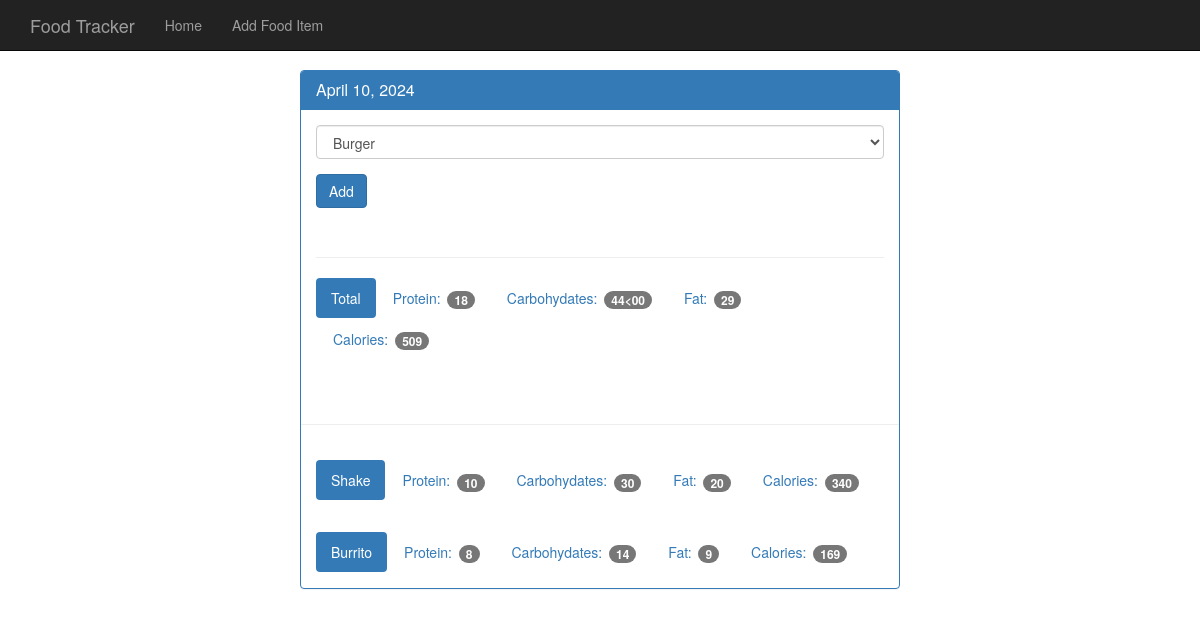
The page /view/20240410 on the database its author committed.
### tables this page shows
CREATE TABLE food (
    id integer primary key autoincrement,
    name text not null,
    protein integer not null,
    carbohydrates integer not null,
    fat integer not null,
    calories integer not null
);

### app.py (the view, shortened to what this page needs)
@app.route("/view/<date>", methods=["POST", "GET"])  # date is going to be 20180520
def view(date):
    db = get_db()
    cur = db.execute("select id, entry_date from log_date where entry_date = ?", [date])
    date_result = cur.fetchone()
    d = datetime.strptime(str(date_result["entry_date"]), "%Y%m%d")
    pretty_date = datetime.strftime(d, "%B %d, %Y")
    food_cur = db.execute("select id, name from food")
    food_results = food_cur.fetchall()
    log_cur = db.execute(
        """select food.name, food.protein, food.carbohydrates, food.fat, food.calories
                         from log_date join food_date on food_date.log_date_id=log_date.id join food on
                         food.id=food_date.food_id where entry_date = ?""",
        [date],
    )
    log_results = log_cur.fetchall()
    totals = {}
    totals["protein"] = 0
    totals["carbohydrates"] = 0
    totals["fat"] = 0
    totals["calories"] = 0
    for food in log_results:
        totals["protein"] += food["protein"]
        totals["carbohydrates"] += food["carbohydrates"]
        totals["fat"] += food["fat"]
        totals["calories"] += food["calories"]
    return render_template(
        "day.html",
        entry_date=date_result["entry_date"],
        pretty_date=pretty_date,
        food_results=food_results,
        log_results=log_results,
        totals=totals,
    )

### database.py (called while the page is built)
def connect_db():
    sql = sqlite3.connect("food_log.db")
    sql.row_factory = sqlite3.Row
    return sql

def get_db():
    if not hasattr(g, "sqlite3_db"):
        g.sqlite_db = connect_db()
    return g.sqlite_db

### templates/day.html
{% extends "base.html" %}
{% block body %}
    <nav class="navbar navbar-inverse navbar-fixed-top">
      <div class="container">
        <div class="navbar-header">
          <a class="navbar-brand" href="#">Food Tracker</a>
        </div>
        <div id="navbar" class="navbar-collapse collapse">
          <ul class="nav navbar-nav">
            <li><a href={{ url_for('index') }}>Home</a></li>
            <li><a href={{ url_for('food') }}>Add Food Item</a></li>
          </ul>
        </div>
      </div>
    </nav>
    <div class="container theme-showcase col-sm-6 col-sm-offset-3" role="main">
      <div class="row">
        <div>
          <div class="panel panel-primary">
            <div class="panel-heading">
              <h3 class="panel-title">{{ pretty_date }}</h3>
            </div>
            <div class="panel-body">
              <form method="POST" action="{{ url_for('view', date=entry_date) }}">
                <div class="form-group">
                  <select class="form-control" name="food-select">
                    {% for food in food_results %}
                    <option value={{ food.id }}>{{ food.name }}</option>
                    {% endfor %}
                  </select>
                </div>
                <button type="submit" class="btn btn-primary">Add</button>
              </form>
              <div class="page-header"></div>
              <ul class="nav nav-pills" role="tablist">
                <li class="active"><a>Total</a></li>
                <li><a>Protein: <span class="badge">{{ totals.protein }}</span></a></li>
                <li><a>Carbohydates: <span class="badge">{{ totals.carbohydrates }}<00</span></a></li>
                <li><a>Fat: <span class="badge">{{ totals.fat }}</span></a></li>
                <li><a>Calories: <span class="badge">{{ totals.calories }}</span></a></li>
              </ul>
            </div>
            <div class="page-header"></div>
            {% for food in log_results %}
            <div class="panel-body">
              <ul class="nav nav-pills" role="tablist">
                <li class="active"><a>{{ food.name }}</a></li>
                <li><a>Protein: <span class="badge">{{ food.protein }}</span></a></li>
                <li><a>Carbohydates: <span class="badge">{{ food.carbohydrates }}</span></a></li>
                <li><a>Fat: <span class="badge">{{ food.fat }}</span></a></li>
                <li><a>Calories: <span class="badge">{{ food.calories }}</span></a></li>
              </ul>
            </div>
            {% endfor %}
          </div>
        </div>
      </div>
    </div>
  {% endblock %}

### static/theme.css (style rules this page uses)
body { padding-top: 70px; padding-bottom: 30px; }

### rows shown on the page
food: name "Shake", protein "10", carbohydrates "30", fat "20", calories "340"
food: name "Burrito", protein "8", carbohydrates "14", fat "9", calories "169"

### other values the page prints
{{ pretty_date }} "April 10, 2024"
{{ totals.protein }} "18"
{{ totals.carbohydrates }} "44"
{{ totals.fat }} "29"
{{ totals.calories }} "509"
form field food-select "Burger"
